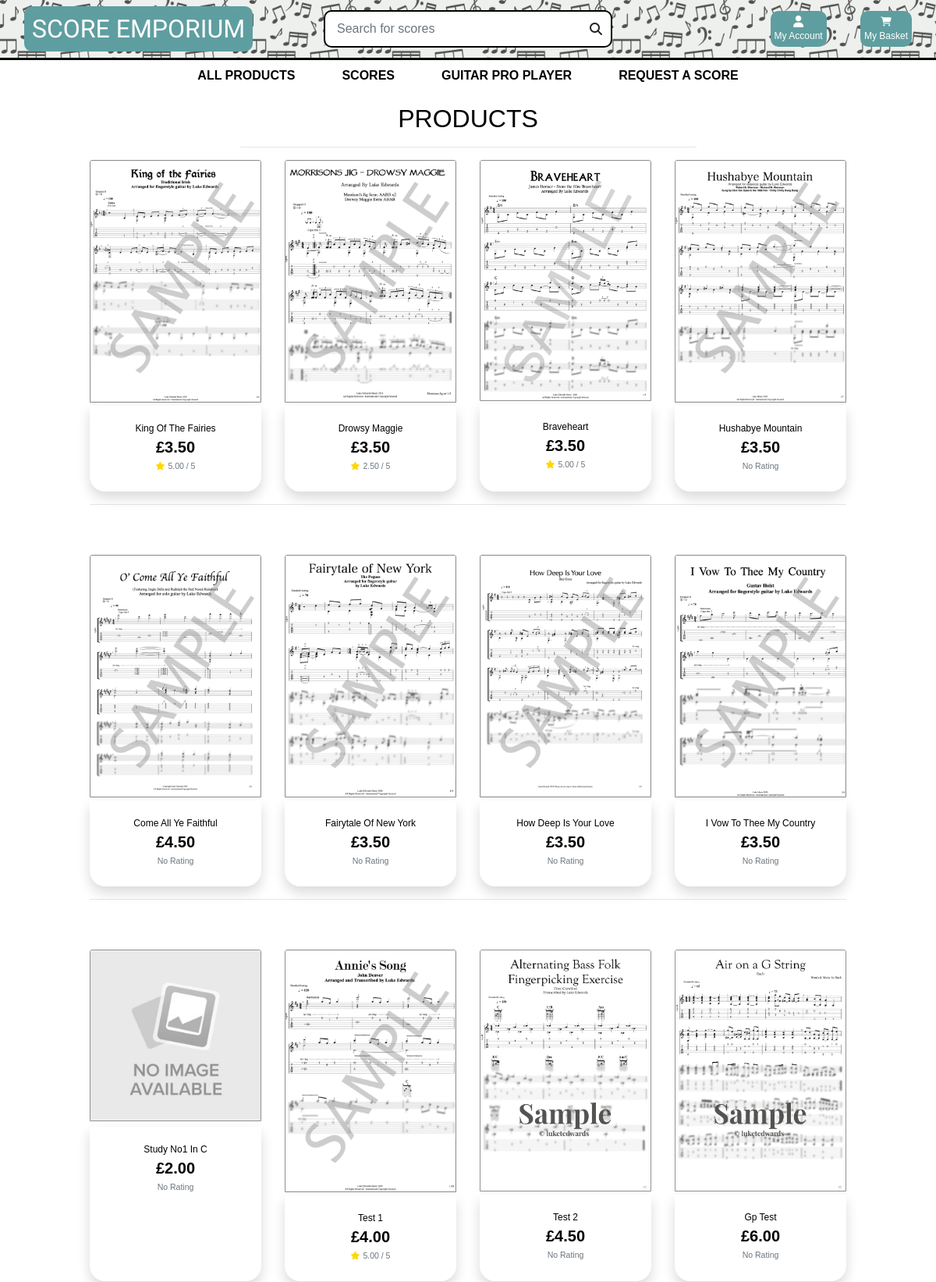
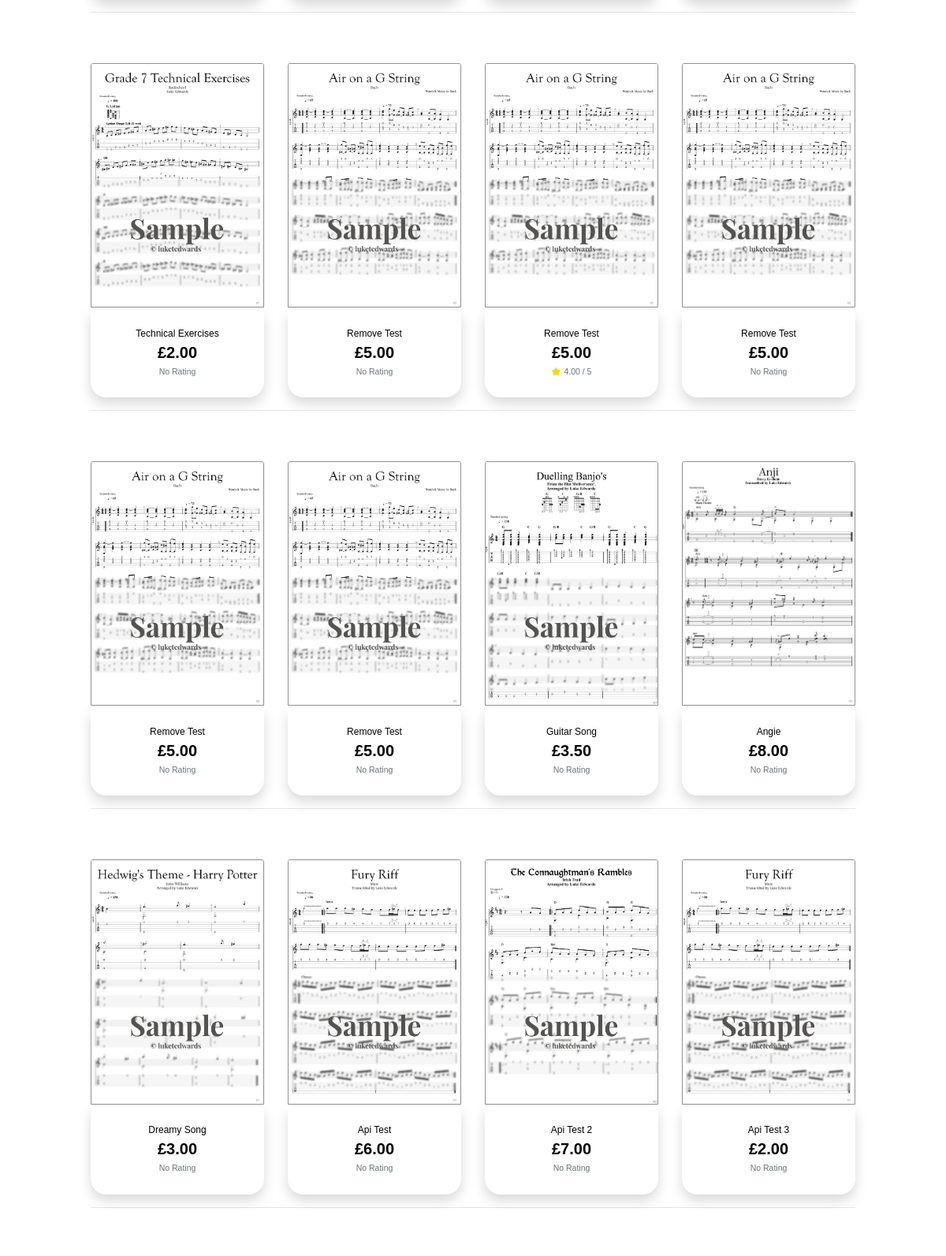
The page /products/ (signed in, upper part) on the database its author committed (2 pictures, top to bottom).
### products/models.py (models this page shows, shortened)
class Product(models.Model):
    genre = models.ForeignKey('Genre', null=True, blank=True, on_delete=models.SET_NULL)
    difficulty = models.ForeignKey('Difficulty', null=True, blank=True, on_delete=models.SET_NULL)
    sku = models.CharField(max_length=254, null=True, blank=True)
    name = models.CharField(max_length=254)
    description = models.TextField()
    price = models.DecimalField(max_digits=6, decimal_places=2)
    rating = models.DecimalField(max_digits=6, decimal_places=2, null=True, blank=True)
    image_url = models.URLField(max_length=1024, null=True, blank=True)
    image = models.ImageField(null=True, blank=True,)
    vendor = models.CharField(max_length=254, null=True)
    PDF = models.FileField(null=True,)
    Guitar_Pro_Unlocked = models.FileField(null=True,)
    Guitar_Pro_Locked = models.FileField(null=True, blank=True)
    video = models.URLField(max_length=1024, null=True, blank=True)

### products/views.py (the view, shortened to what this page needs)
# urls.py: path('', views.all_products, name='products'),
def all_products(request):
    products = Product.objects.all()
    search_query = None
    if request.user.is_authenticated:
        profile = get_object_or_404(UserProfile, user=request.user)
        orders = profile.orders.all()
    else:
        orders=None
    ordersList = []
    for order in orders:
        for item in order.lineitems.all():
            ordersList.append(item.product.id)
    context = {
        'products': products,
        'search_term': search_query,
        'orderslist': ordersList
    }
    return render(request, 'products/products.html', context)

### cart/contexts.py (called while the page is built, shortened)
def cart_contents(request):
    cart_items = []
    total = 0
    product_count = 0
    cart = request.session.get('cart', {})
    total = total
    context = {
        'cart_items': cart_items,
        'total': total,
        'product_count': product_count,
    }
    return context

### products/templates/products/products.html (shortened to what this page needs)
{% extends "base.html" %}
{% load static %}
{% block content %}
    <div class="overlay"></div>
    <div class="container-fluid pb-100">
        <div class="row">
            <div class="col text-center mt-3">
                <h2 class="logo-font">Products</h2>
                <hr class="w-50 mb-1">
            </div>
        </div>
        <div class="row">
            <div class="product-container col-10 offset-1">
                <div class="row">
                    {% for product in products %}
                        <div class="col-sm-6 col-md-6 col-lg-4 col-xl-3">
                            <div class="card h-100 border-0">
                                {% if product.image %}
                                <a href="{% url 'product_detail' product.id %}">
                                    <img class="card-img-top img-fluid product" src="/media/{{product.image}}" alt="{{ product.name}}">
                                </a>
                                {% else %}
                                <a href="{% url 'product_detail' product.id %}">
                                    <img class="card-img-top img-fluid product" src="/media/No_Image_Available.jpg" alt="{{ product.name }}">
                                </a>
                                {% endif %}
                                <div class="card-body pb-0 pt-0">
                                </div>
                                <div class="card-footer bg-white pt-0 border-0 text-center shadow">
                                    <div class="row">
                                        <div class="card-body pb-0">
                                            <p class="mb-0">{{ product.name|title }}</p>
                                        </div>
                                    </div>
                                    <div class="row">
                                        <div class="col">
                                            <p class="lead mb-0 text-center font-weight-bold">£{{ product.price }}</p>
                                            {% if product.rating %}
                                                <small class="text-muted gold"><i class="fas fa-star mr-1"></i>{{ product.rating }} / 5</small>
                                            {% else %}
                                                <small class="text-muted">No Rating</small>
                                            {% endif %}
                                        </div>
                                    </div>
                                </div>
                            </div>
                        </div>
                        {% if forloop.counter|divisibleby:4 %}
                            <div class="col-12 d-none d-xl-block mb-5">
                                <hr>
                            </div>
                        {% endif %}
                    {% endfor %}
                </div>
            </div>
        </div>
    </div>
{% endblock %}

### static/css/base.css (style rules this page uses)
html { height: 100%; }
.pb-100 { padding-bottom: 100px !important; }
body { height: 100%; min-height: 100%; margin: 0; padding-bottom: 30px; }
.product { transition: all .5s ease; border: 1px solid #909090; }
.gold i { color: gold !important; }
.shadow { width: 100%; height: 100%; box-shadow: inset 3px 3px 10px 0 #000000; border-radius: 0 0 20px 20px !important; top: 0; left: 0; }
body { background-size: cover; height: calc(100vh - 164px); color: black !important; font-family: 'Helvetica'; }
.logo-font { text-transform: uppercase; }
.overlay { height: 100%; width: 100%; top: 0; left: 0; position: fixed; background: white; z-index: -1; }
* { box-sizing: border-box; }
.row:after { content: ""; display: table; clear: both; }

### static/css/scores.css (style rules this page uses)
body { font-family: Arial, Helvetica, sans-serif; font-size: 12px; }

### rows shown on the page
Product: image (picture), name "King Of The Fairies", price "3.50", rating "5.00"
Product: image (picture), name "Drowsy Maggie", price "3.50", rating "2.50"
Product: image (picture), name "Braveheart", price "3.50", rating "5.00"
Product: image (picture), name "Hushabye Mountain", price "3.50", shows "No Rating"
Product: image (picture), name "Come All Ye Faithful", price "4.50", shows "No Rating"
Product: image (picture), name "Fairytale Of New York", price "3.50", shows "No Rating"
Product: image (picture), name "How Deep Is Your Love", price "3.50", shows "No Rating"
Product: image (picture), name "I Vow To Thee My Country", price "3.50", shows "No Rating"
Product: name "Study No1 In C", price "2.00", shows "No Rating"
Product: image (picture), name "Test 1", price "4.00", rating "5.00"
Product: image (picture), name "Test 2", price "4.50", shows "No Rating"
Product: image (picture), name "Gp Test", price "6.00", shows "No Rating"
Product: image (picture), name "Technical Exercises", price "2.00", shows "No Rating"
Product: image (picture), name "Remove Test", price "5.00", shows "No Rating"
Product: image (picture), name "Remove Test", price "5.00", rating "4.00"
Product: image (picture), name "Remove Test", price "5.00", shows "No Rating"
Product: image (picture), name "Remove Test", price "5.00", shows "No Rating"
Product: image (picture), name "Remove Test", price "5.00", shows "No Rating"
Product: image (picture), name "Guitar Song", price "3.50", shows "No Rating"
Product: image (picture), name "Angie", price "8.00", shows "No Rating"
Product: image (picture), name "Dreamy Song", price "3.00", shows "No Rating"
Product: image (picture), name "Api Test", price "6.00", shows "No Rating"
Product: image (picture), name "Api Test 2", price "7.00", shows "No Rating"
Product: image (picture), name "Api Test 3", price "2.00", shows "No Rating"
